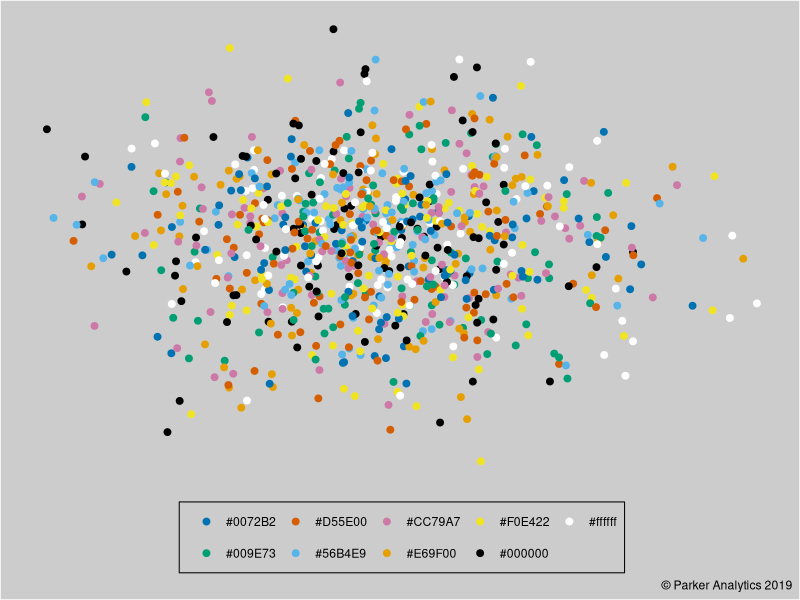

Write R code to recreate this figure. (Note: this script raises an error after producing the figure.)
# Color palette for the colorblind
# Source: http://jfly.iam.u-tokyo.ac.jp/html/manuals/pdf/color_blind.pdf
# Colors for inclusion

pa_blue <- "#0072B2"          # RGB{0,114,178}
pa_green <- "#009E73"         # RGB{0,158,115}
pa_orange <- "#D55E00"        # RGB{230,159,0}
pa_lightblue <- "#56B4E9"     # RGB{86,180,233}
pa_pink <- "#CC79A7"          # RGB{204,121,167}
pa_lightorange <- "#E69F00"   # RGB{230,159,0}
pa_yellow <- "#F0E422"        # RGB{240,228,66}
pa_black <- "#000000"         # RGB{0,0,0}
pa_white <- "#ffffff"         # RGB{255,255,255}

colorblind <- c(pa_blue,
                pa_green,
                pa_orange,
                pa_lightblue,
                pa_pink,
                pa_lightorange,
                pa_yellow,
                pa_black,
                pa_white)

x <- rnorm(900,0,2)
y <- rnorm(900,0,2)
z <- rep(1:9,100)
df <- data.frame(x=x,y=y,z=z)
df$z <- factor(df$z, labels=c("#0072B2",
                              "#009E73",
                              "#D55E00",
                              "#56B4E9",
                              "#CC79A7",
                              "#E69F00",
                              "#F0E422",
                              "#000000",
                              "#ffffff"))

library(ggplot2)
p <- ggplot(df, aes(x,y,colour=z))
p + geom_point(size=2) +
  scale_x_continuous(name="") +
  scale_y_continuous(name="") +
  scale_colour_manual(values=colorblind, name="") +
  theme(legend.position="bottom",
        axis.text=element_blank(),
        axis.title=element_blank(),
        axis.ticks=element_blank(),
        plot.background=element_rect(fill="gray80"),
        panel.background=element_rect(fill="gray80"),
        panel.grid.major=element_blank(),
        panel.grid.minor=element_blank(),
        legend.background=element_rect(fill="transparent"),
        legend.box.background=element_rect(fill="transparent"),
        legend.key=element_rect(fill="transparent", colour="transparent")) + 
  labs(caption="\uA9 Parker Analytics 2019") +
  ggsave("colorblind_burst.pdf", width=6, height=6)
